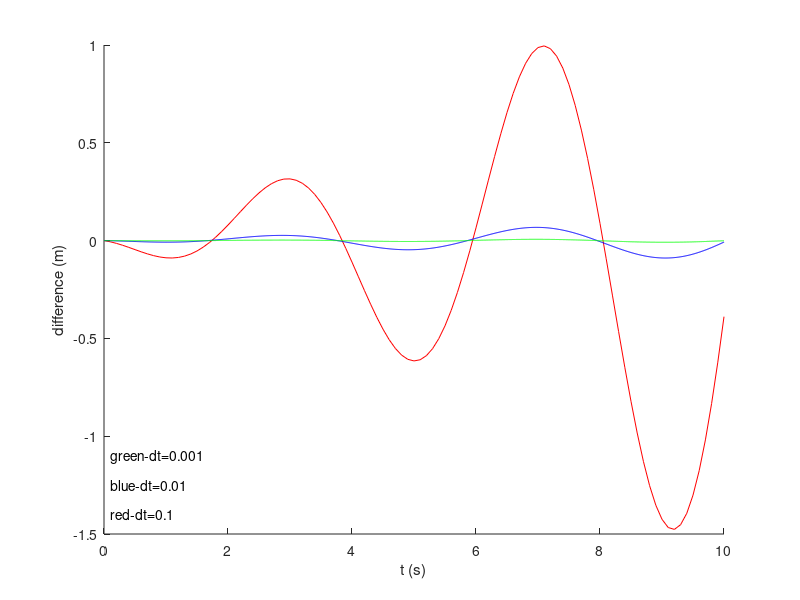

The MATLAB script that drew this image:
clear all
clc
i=1;
v1(1)=1;
x1(1)=0.5;
t1=0:0.1:10;
x=5/6*cos(1.5*t1-atan(4/3));
while i<101
   x1(i+1)=x1(i)+v1(i)*0.1;
   v1(i+1)=v1(i)-2.25*x1(i)*0.1;
   i=i+1;
end
dx=x-x1;

i=1;
v2(1)=1;
x2(1)=0.5;
t2=0:0.01:10;
xx=5/6*cos(1.5*t2-atan(4/3));
while i<1001
   x2(i+1)=x2(i)+v2(i)*0.01;
   v2(i+1)=v2(i)-2.25*x2(i)*0.01;
   i=i+1;
end
dxx=xx-x2;

i=1;
v3(1)=1;
x3(1)=0.5;
t3=0:0.001:10;
xxx=5/6*cos(1.5*t3-atan(4/3));
while i<10001
   x3(i+1)=x3(i)+v3(i)*0.001;
   v3(i+1)=v3(i)-2.25*x3(i)*0.001;
   i=i+1;
end
dxxx=xxx-x3;

hold on
xlabel('t (s)');
ylabel('difference (m)');
plot(t1,dx,'r');
plot(t2,dxx,'b');
plot(t3,dxxx,'g');
txt1 = text(0.1,-1.4,'red-dt=0.1','fontsize',10);
txt2 = text(0.1,-1.25,'blue-dt=0.01','fontsize',10);
txt1 = text(0.1,-1.1,'green-dt=0.001','fontsize',10);